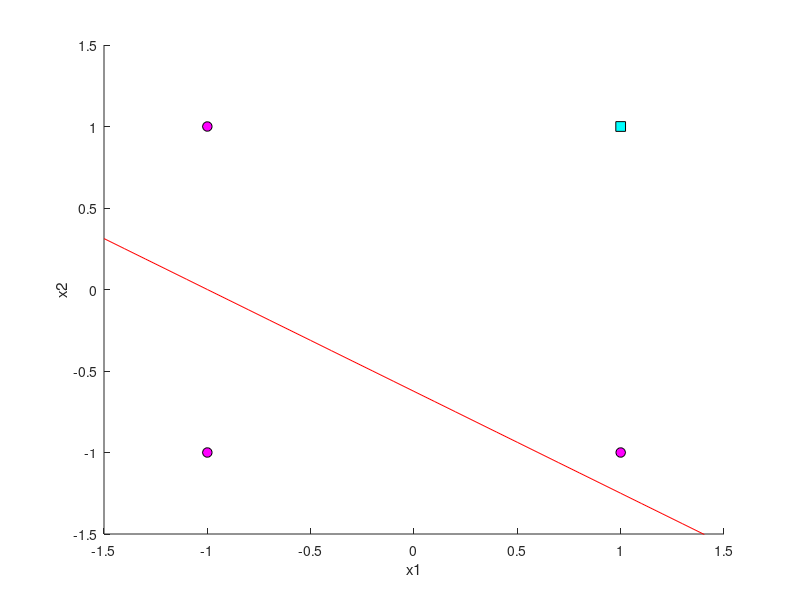

Reproduce this figure in MATLAB. (Note: this script raises an error after producing the figure.)
clear all
close all

x = [-1 -1;
      1 -1;
     -1 1;
     1 1];
Y = [-1;
      -1;
      -1;
      1];
      
[m,n] = size(x);

% initial hypothesis
b = 0.5;
W = [0.5 0.8];
a = -0.5;

% stop criteria: iterations/epochs
epoch = 1;
epoch_max = 10;

% plot input data
class_neg_one = find(Y==-1);
class_one = find(Y==1);
figure(1)
hold on
plot(x(class_neg_one,1), x(class_neg_one,2), 'ok', 'MarkerFaceColor', 'm', 'MarkerSize', 7)
plot(x(class_one,1), x(class_one,2), 'sk', 'MarkerFaceColor', 'c', 'MarkerSize', 7)
axis([-1.5 1.5 -1.5 1.5])

xlabel('x1')
ylabel('x2')

% linspace for plotting
x1 = -1.5:0.1:1.5;
x2 = (-W(1)*x1 - b)/W(2);
% first line depending on initial hypothesis
plot(x1,x2,'r')

% training process
while epoch <= epoch_max
  % there can be parameter update after each training data point
  for i=1:m
    v = W*x(i,:)' + b;
    y(i,1) = f(v);
    if Y(i) ~= y(i)
      W = W + a*x(i,:);
      b = b + a;
      
      % for plot intermediate lines
      x2 = (-W(1)*x1 - b)/W(2);
      plot(x1,x2, 'y')
    end
  end
  error = sum(abs(Y-y))/2;
  conv(epoch) = error;
  epoch += 1;
end

% for plot
x2 = (-W(1)*x1 - b)/W(2);
plot(x1,x2, 'g')
figure(2)
plot(conv)

